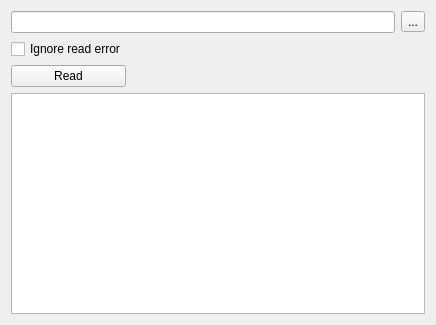
<?xml version="1.0" encoding="UTF-8"?>
<ui version="4.0">
 <class>ImportWPRead</class>
 <widget class="QWizardPage" name="ImportWPRead">
  <property name="geometry">
   <rect>
    <x>0</x>
    <y>0</y>
    <width>436</width>
    <height>325</height>
   </rect>
  </property>
  <property name="windowTitle">
   <string>Read IFC file</string>
  </property>
  <layout class="QGridLayout" name="gridLayout" columnstretch="0,1,0">
   <item row="3" column="0" colspan="3">
    <widget class="QTextEdit" name="textEdit"/>
   </item>
   <item row="0" column="0" colspan="2">
    <widget class="QLineEdit" name="lineEditIFCFile"/>
   </item>
   <item row="2" column="1" colspan="2">
    <spacer name="horizontalSpacer">
     <property name="orientation">
      <enum>Qt::Horizontal</enum>
     </property>
     <property name="sizeHint" stdset="0">
      <size>
       <width>329</width>
       <height>20</height>
      </size>
     </property>
    </spacer>
   </item>
   <item row="2" column="0">
    <widget class="QPushButton" name="pushButtonRead">
     <property name="toolTip">
      <string>Read the given IFC file</string>
     </property>
     <property name="text">
      <string>Read</string>
     </property>
    </widget>
   </item>
   <item row="0" column="2">
    <widget class="QToolButton" name="toolButtonOpenIFCFile">
     <property name="text">
      <string>...</string>
     </property>
    </widget>
   </item>
   <item row="1" column="0">
    <widget class="QCheckBox" name="checkBoxIgnoreReadError">
     <property name="toolTip">
      <string>If checked read errors will be ignored and one can go further to convert</string>
     </property>
     <property name="text">
      <string>Ignore read error</string>
     </property>
    </widget>
   </item>
  </layout>
 </widget>
 <resources/>
 <connections/>
</ui>
